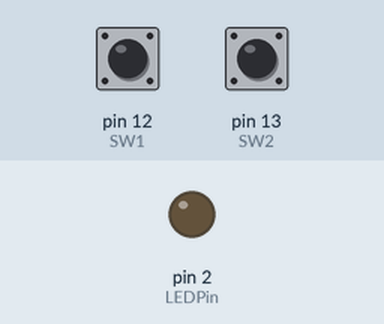
Simulated run of this sketch. Board: Arduino Uno, built with avr-gcc and run on an emulated ATmega328P. Shown: output pins drawn as LEDs (lit = HIGH). The inputs (shaded band) are chosen by the test bench; at power-on: pin 12 (SW1) LOW, pin 13 (SW2) LOW.

Above: at 1.2 s.
1.3 s: pin 12 (SW1) pulled HIGH for 0.15 s
At 2.5 s:
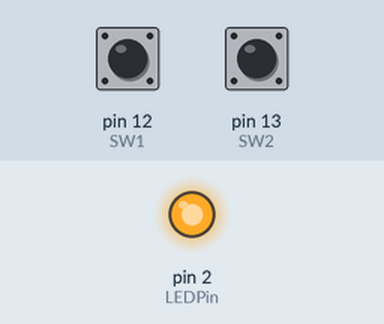
2.9 s: pin 13 (SW2) pulled HIGH for 0.15 s
At 3.7 s:
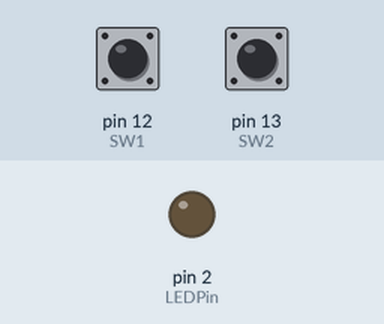
4.5 s: pin 12 (SW1) pulled HIGH for 1 s
At 5.0 s:
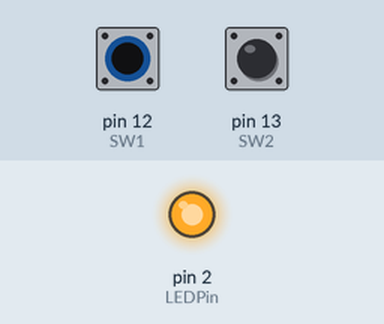
7.0 s: pin 12 (SW1) driven HIGH and pin 13 (SW2) driven HIGH
At 8.2 s:
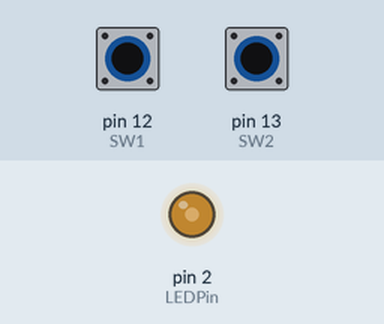
8.5 s: pin 13 (SW2) driven LOW
At 9.0 s:
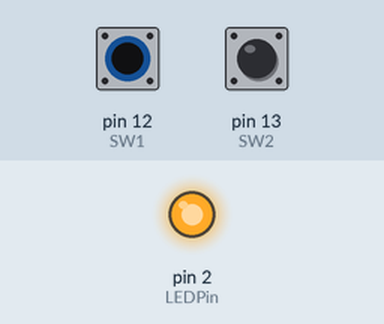
Timing chart, 0 to 11.0 s (numbered marks = the images above; inputs shaded):
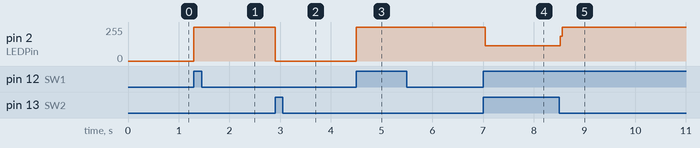

Measured:
- after the input at 1.3 s, pin 2 (LEDPin): 0/255 → 255/255 at once
- after the input at 2.9 s, pin 2 (LEDPin): 255/255 → 0/255 at once
- after the input at 4.5 s, pin 2 (LEDPin): 0/255 → 255/255 at once
- after the input at 7.0 s, pin 2 (LEDPin): 255/255 → 115/255 at once
- after the input at 8.5 s, pin 2 (LEDPin): 115/255 → 255/255 at once

The sketch:

UNIT1_Program_4.ino
```cpp
const int LEDPin = 2;
const int SW1 = 12;
const int SW2 = 13;

void setup()
{
  pinMode(LEDPin, OUTPUT);
  pinMode(SW1, INPUT);
  pinMode(SW2, INPUT);
}

void loop()
{
  if (digitalRead(SW1) == HIGH)
    {
    digitalWrite(LEDPin, HIGH);
    }
  if (digitalRead(SW2) == HIGH)
  {
      digitalWrite(LEDPin, LOW);
  }
}
```
